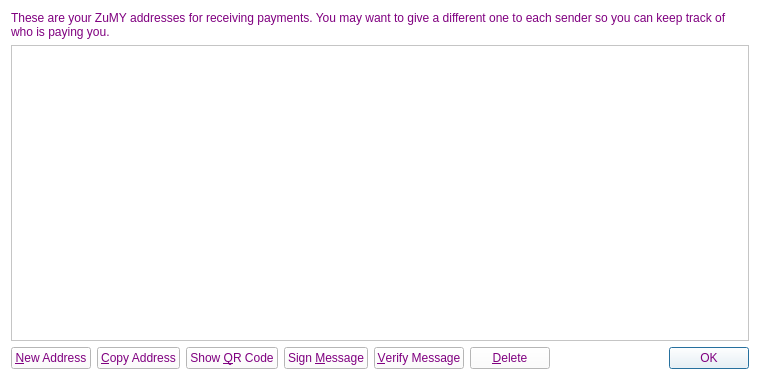
<?xml version="1.0" encoding="UTF-8"?>
<ui version="4.0">
 <class>AddressBookPage</class>
 <widget class="QWidget" name="AddressBookPage">
  <property name="geometry">
   <rect>
    <x>0</x>
    <y>0</y>
    <width>760</width>
    <height>380</height>
   </rect>
  </property>
  <property name="windowTitle">
   <string>Address Book</string>
  </property>
  <property name="styleSheet">
   <string notr="true">color: rgb(204, 155, 68);
background-color: rgb(255, 255, 255);</string>
  </property>
  <layout class="QVBoxLayout" name="verticalLayout">
   <item>
    <widget class="QLabel" name="labelExplanation">
     <property name="styleSheet">
      <string notr="true">color: #800080;</string>
     </property>
     <property name="text">
      <string>These are your ZuMY addresses for receiving payments. You may want to give a different one to each sender so you can keep track of who is paying you.</string>
     </property>
     <property name="textFormat">
      <enum>Qt::PlainText</enum>
     </property>
     <property name="wordWrap">
      <bool>true</bool>
     </property>
    </widget>
   </item>
   <item>
    <widget class="QTableView" name="tableView">
     <property name="contextMenuPolicy">
      <enum>Qt::CustomContextMenu</enum>
     </property>
     <property name="toolTip">
      <string>Double-click to edit address or label</string>
     </property>
     <property name="tabKeyNavigation">
      <bool>false</bool>
     </property>
     <property name="selectionMode">
      <enum>QAbstractItemView::SingleSelection</enum>
     </property>
     <property name="selectionBehavior">
      <enum>QAbstractItemView::SelectRows</enum>
     </property>
     <property name="sortingEnabled">
      <bool>true</bool>
     </property>
     <attribute name="verticalHeaderVisible">
      <bool>false</bool>
     </attribute>
    </widget>
   </item>
   <item>
    <layout class="QHBoxLayout" name="horizontalLayout">
     <item>
      <widget class="QPushButton" name="newAddressButton">
       <property name="toolTip">
        <string>Create a new address</string>
       </property>
       <property name="styleSheet">
        <string notr="true">color: #800080;</string>
       </property>
       <property name="text">
        <string>&amp;New Address</string>
       </property>
      </widget>
     </item>
     <item>
      <widget class="QPushButton" name="copyToClipboard">
       <property name="toolTip">
        <string>Copy the currently selected address to the system clipboard</string>
       </property>
       <property name="styleSheet">
        <string notr="true">color: #800080;</string>
       </property>
       <property name="text">
        <string>&amp;Copy Address</string>
       </property>
      </widget>
     </item>
     <item>
      <widget class="QPushButton" name="showQRCode">
       <property name="styleSheet">
        <string notr="true">color: #800080;</string>
       </property>
       <property name="text">
        <string>Show &amp;QR Code</string>
       </property>
      </widget>
     </item>
     <item>
      <widget class="QPushButton" name="signMessage">
       <property name="toolTip">
        <string>Sign a message to prove you own a ZuMY address</string>
       </property>
       <property name="styleSheet">
        <string notr="true">color: #800080;</string>
       </property>
       <property name="text">
        <string>Sign &amp;Message</string>
       </property>
      </widget>
     </item>
     <item>
      <widget class="QPushButton" name="verifyMessage">
       <property name="toolTip">
        <string>Verify a message to ensure it was signed with a specified ZuMY address</string>
       </property>
       <property name="styleSheet">
        <string notr="true">color: #800080;</string>
       </property>
       <property name="text">
        <string>&amp;Verify Message</string>
       </property>
      </widget>
     </item>
     <item>
      <widget class="QPushButton" name="deleteButton">
       <property name="toolTip">
        <string>Delete the currently selected address from the list</string>
       </property>
       <property name="styleSheet">
        <string notr="true">color: #800080;</string>
       </property>
       <property name="text">
        <string>&amp;Delete</string>
       </property>
      </widget>
     </item>
     <item>
      <spacer name="horizontalSpacer">
       <property name="orientation">
        <enum>Qt::Horizontal</enum>
       </property>
       <property name="sizeHint" stdset="0">
        <size>
         <width>40</width>
         <height>20</height>
        </size>
       </property>
      </spacer>
     </item>
     <item>
      <widget class="QDialogButtonBox" name="buttonBox">
       <property name="sizePolicy">
        <sizepolicy hsizetype="Maximum" vsizetype="Fixed">
         <horstretch>0</horstretch>
         <verstretch>0</verstretch>
        </sizepolicy>
       </property>
       <property name="styleSheet">
        <string notr="true">color: #800080;</string>
       </property>
       <property name="standardButtons">
        <set>QDialogButtonBox::Ok</set>
       </property>
      </widget>
     </item>
    </layout>
   </item>
  </layout>
 </widget>
 <resources/>
 <connections/>
</ui>
